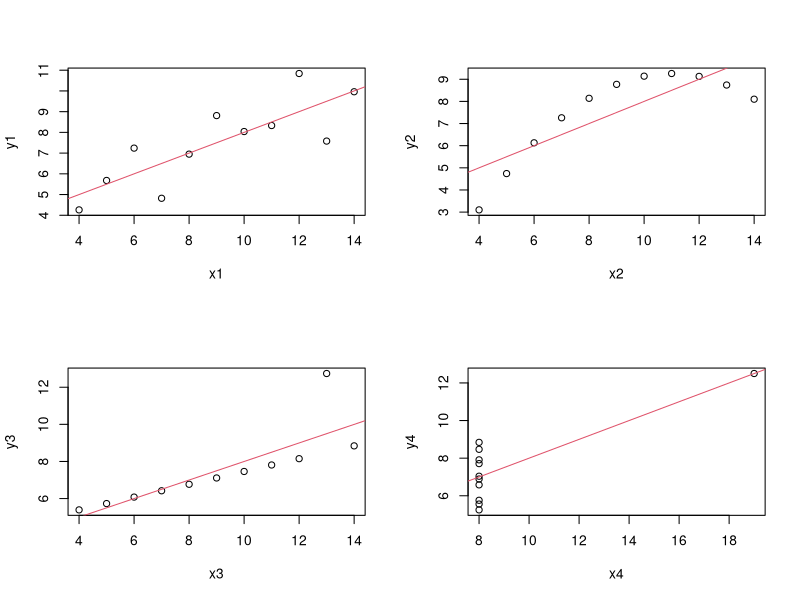
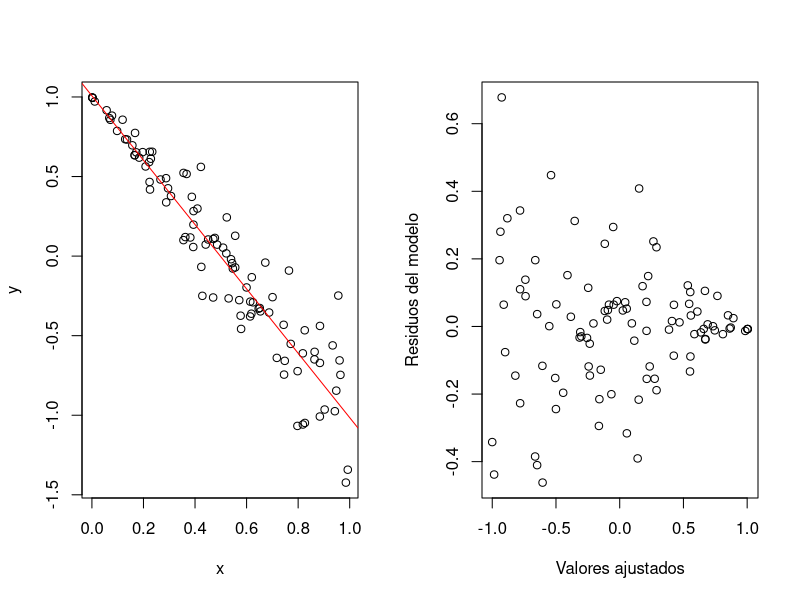
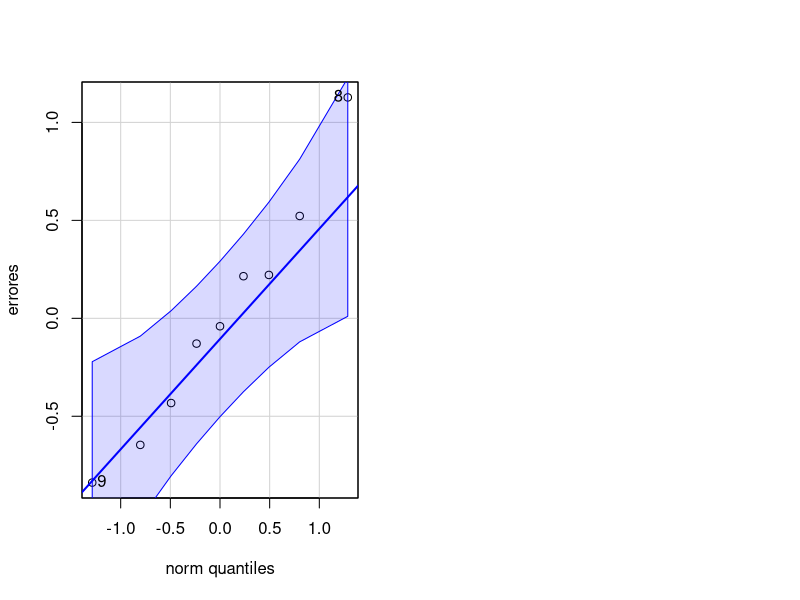

The R script that drew these images, in order: (Note: this script raises an error after producing the figures.)
## ---- chunk 1
knitr::opts_chunk$set(echo = TRUE)
## ---- chunk 2
sal=c(1.8,2.2,3.5,4.0,4.3,5.0)
tensión=c(100,98,110,110,112,120)
(media.sal = mean(sal))
(media.tensión = mean(tensión))
## ---- chunk 3
(var.sal = var(sal))
(var.tensión = var(tensión))
(cov.sal.tensión = cov(sal,tensión))
## ---- chunk 4
(b1 = cov.sal.tensión/var.sal)
(b0 = media.tensión-b1*media.sal)
## ---- chunk 5
lm(tensión ~sal)
## ---- chunk 6
(round(media.tensión-b0-b1*media.sal,6))
## ---- chunk 7
tensión.estimada = b0+b1*sal
(mean(tensión.estimada)-mean(tensión))
## ---- chunk 8
errores=tensión.estimada-tensión
SSE = sum(errores^2)
n=length(sal)
(estimación.varianza = SSE/(n-2))
## ---- chunk 9
(SST = sum((tensión-media.tensión)^2))
## ---- chunk 10
(SSR = sum((tensión.estimada-media.tensión)^2))
## ---- chunk 11
(SSE = sum((tensión-tensión.estimada)^2))
## ---- chunk 12
(round(SST-SSR-SSE,6))
## ---- chunk 13
(R2=SSR/SST)
## ---- chunk 14
(R2=var(tensión.estimada)/var(tensión))
## ---- chunk 15
summary(lm(tensión ~ sal))$r.squared
## ---- chunk 16
data(anscombe)
str(anscombe)
## ---- chunk 17
anscombe
## ---- chunk 18
summary(lm(y1~x1,data=anscombe))$r.squared
summary(lm(y2~x2,data=anscombe))$r.squared
## ---- chunk 19
summary(lm(y3~x3,data=anscombe))$r.squared
summary(lm(y4~x4,data=anscombe))$r.squared
## ---- chunk 20
par(mfrow=c(2,2))
plot(y1~x1,data=anscombe)
abline(lm(y1~x1,data=anscombe),col=2)
plot(y2~x2,data=anscombe)
abline(lm(y2~x2,data=anscombe),col=2)
plot(y3~x3,data=anscombe)
abline(lm(y3~x3,data=anscombe),col=2)
plot(y4~x4,data=anscombe)
abline(lm(y4~x4,data=anscombe),col=2)
## ---- chunk 21
library(nortest)
lillie.test(errores)
## ---- chunk 22
alpha=0.05
S=sqrt(estimación.varianza)
extremo.izquierda.b1 = b1-qt(1-alpha/2,n-2)*S/(sd(sal)*sqrt(n-1))
extremo.derecha.b1 = b1+qt(1-alpha/2,n-2)*S/(sd(sal)*sqrt(n-1))
print('Intervalo confianza para b1:')
print(c(extremo.izquierda.b1,extremo.derecha.b1))
## ---- chunk 23
extremo.izquierda.b0 = b0-qt(1-alpha/2,n-2)*S*sqrt(1/n+media.sal^2/((n-1)*var(sal)))
extremo.derecha.b0 = b0+qt(1-alpha/2,n-2)*S*sqrt(1/n+media.sal^2/((n-1)*var(sal)))
print('Intervalo confianza para b0:')
print(c(extremo.izquierda.b0,extremo.derecha.b0))
## ---- chunk 24
confint(lm(tensión~sal),level=0.95)
## ---- chunk 25
alpha=0.05
x0=4.5
y0.estimado = b0+b1*x0
extremo.izquierda.mu.x0 = y0.estimado-qt(1-alpha/2,n-2)*S*
  sqrt(1/n+(x0-media.sal)^2/((n-1)*var(sal)))
extremo.derecha.mu.x0 = y0.estimado+qt(1-alpha/2,n-2)*S*
  sqrt(1/n+(x0-media.sal)^2/((n-1)*var(sal)))
print(paste("Intervalo de confianza para mu de Y para x0=",x0))
print(c(extremo.izquierda.mu.x0,extremo.derecha.mu.x0))
## ---- chunk 26
extremo.izquierda.y0 = y0.estimado-qt(1-alpha/2,n-2)*S*
  sqrt(1+1/n+(x0-media.sal)^2/((n-1)*var(sal)))
extremo.derecha.y0 = y0.estimado+qt(1-alpha/2,n-2)*S*
  sqrt(1+1/n+(x0-media.sal)^2/((n-1)*var(sal)))
print(paste("Intervalo de confianza para y0 para x0=",x0))
print(c(extremo.izquierda.y0,extremo.derecha.y0))
## ---- chunk 27
newdata=data.frame(sal=4.5)
predict.lm(lm(tensión~sal),newdata,interval="confidence",level= 0.95)
predict.lm(lm(tensión~sal),newdata,interval="prediction",level= 0.95)
## ---- chunk 28
(t0 = b1/(S/(sd(sal)*sqrt(n-1))))
## ---- chunk 29
(p=2*pt(abs(t0),n-2,lower.tail = FALSE))
## ---- chunk 30
summary(lm(tensión ~ sal))
## ---- chunk 31
t0^2
## ---- chunk 32
X=matrix(c(1,78,48.2,2.75,29.5,1,69,45.5,2.15,26.3,
 1,77,46.3,4.41,32.2,1,88,49,5.52,36.5,
 1,67,43,3.21,27.2,1,80,48,4.32,27.7,
 1,74,48,2.31,28.3,1,94,53,4.3,30.3,
 1,102,58,3.71,28.7),nrow=9,byrow=TRUE)
y.bebes=cbind(c(57.5,52.8,61.3,67,53.5,62.7,56.2,68.5,69.2))
(estimaciones.b = solve(t(X)%*%X)%*%(t(X)%*%y.bebes))
## ---- chunk 33
lm(y.bebes ~ X[,2]+X[,3]+X[,4]+X[,5])
## ---- chunk 34
vectores.medios = apply(X[,1:5],2,mean)
round(mean(y.bebes)-t(estimaciones.b)%*%vectores.medios,6)
## ---- chunk 35
valores.estimados = X%*%estimaciones.b
round(mean(y.bebes)-mean(valores.estimados),6)
## ---- chunk 36
errores=y.bebes-valores.estimados
round(mean(errores))
SSE=sum(errores^2)
n=dim(X)[1]
var(errores)-SSE/(n-1)
## ---- chunk 37
(SST=sum((y.bebes-mean(y.bebes))^2))
## ---- chunk 38
(SSR=sum((valores.estimados-mean(y.bebes))^2))
## ---- chunk 39
(SSE = sum(errores^2))
## ---- chunk 40
round(SST-SSR-SSE,6)
## ---- chunk 41
(R2=SSR/SST)
## ---- chunk 42
(R2 = var(valores.estimados)/var(y.bebes))
## ---- chunk 43
summary(lm(y.bebes~X[,2]+X[,3]+X[,4]+X[,5]))$r.squared
## ---- chunk 44
k=dim(X)[2]-1
(R2.adj = 1-(1-R2)*(n-1)/(n-k-1))
## ---- chunk 45
summary(lm(y.bebes~X[,2]+X[,3]+X[,4]+X[,5]))$adj.r.squared
## ---- chunk 46
summary(lm(y.bebes~X[,2]))$adj.r.squared
## ---- chunk 47
summary(lm(y.bebes~X[,2]+X[,3]))$adj.r.squared
## ---- chunk 48
summary(lm(y.bebes~X[,2]+X[,3]+X[,4]))$adj.r.squared
## ---- chunk 49
AIC(lm(y.bebes~X[,2]))
AIC(lm(y.bebes~X[,2]+X[,3]))
AIC(lm(y.bebes~X[,2]+X[,3]+X[,4]))
## ---- chunk 50
AIC(lm(y.bebes~X[,2]+X[,3]+X[,4]+X[,5]))
## ---- chunk 51
BIC(lm(y.bebes~X[,2]))
BIC(lm(y.bebes~X[,2]+X[,3]))
BIC(lm(y.bebes~X[,2]+X[,3]+X[,4]))
## ---- chunk 52
BIC(lm(y.bebes~X[,2]+X[,3]+X[,4]+X[,5]))
## ---- chunk 53
lillie.test(errores)
## ---- chunk 54
(S2 = SSE/(n-k-1))
## ---- chunk 55
S2*solve(t(X)%*%X)
## ---- chunk 56
(errores.estandar = sqrt(S2*diag(solve(t(X)%*%X))))
## ---- chunk 57
alpha=0.05
c(estimaciones.b[1]-qt(1-alpha/2,n-k-1)*errores.estandar[1],
  estimaciones.b[1]+qt(1-alpha/2,n-k-1)*errores.estandar[1])
## ---- chunk 58
c(estimaciones.b[2]-qt(1-alpha/2,n-k-1)*errores.estandar[2],
  estimaciones.b[2]+qt(1-alpha/2,n-k-1)*errores.estandar[2])
## ---- chunk 59
c(estimaciones.b[3]-qt(1-alpha/2,n-k-1)*errores.estandar[3],
  estimaciones.b[3]+qt(1-alpha/2,n-k-1)*errores.estandar[3])
## ---- chunk 60
c(estimaciones.b[4]-qt(1-alpha/2,n-k-1)*errores.estandar[4],
  estimaciones.b[4]+qt(1-alpha/2,n-k-1)*errores.estandar[4])
## ---- chunk 61
c(estimaciones.b[5]-qt(1-alpha/2,n-k-1)*errores.estandar[5],
  estimaciones.b[5]+qt(1-alpha/2,n-k-1)*errores.estandar[5])
## ---- chunk 62
confint(lm(y.bebes~X[,2]+X[,3]+X[,4]+X[,5]),level=0.95)
## ---- chunk 63
alpha=0.05
x0 = c(1,75,50,4,30)
y0.estimado = sum(estimaciones.b*x0)
c(y0.estimado-qt(1-alpha/2,n-k-1)*sqrt(S2*(t(x0)%*%solve(t(X)%*%X)%*%x0)),
  y0.estimado+qt(1-alpha/2,n-k-1)*sqrt(S2*(t(x0)%*%solve(t(X)%*%X)%*%x0)))
## ---- chunk 64
c(y0.estimado-qt(1-alpha/2,n-k-1)*sqrt(S2*(1+(t(x0)%*%solve(t(X)%*%X)%*%x0))),
  y0.estimado+qt(1-alpha/2,n-k-1)*sqrt(S2*(1+(t(x0)%*%solve(t(X)%*%X)%*%x0))))
## ---- chunk 65
newdata=data.frame(x1=75,x2=50,x3=4,x4=30)
x1=X[,2]
x2=X[,3]
x3=X[,4]
x4=X[,5]
predict.lm(lm(y.bebes~x1+x2+x3+x4),newdata,interval="confidence",level= 0.95)
## ---- chunk 66
predict.lm(lm(y.bebes~x1+x2+x3+x4),newdata,interval="prediction",level= 0.95)
## ---- chunk 67
anova(lm(y.bebes~X[,2:5]))
## ---- chunk 68
summary(lm(y.bebes~x1+x2+x3+x4))
## ---- chunk 69
set.seed(2020)
x<-runif(100)
y<-1-2*x+0.3*x*rnorm(100)
par(mfrow=c(1,2))
plot(x,y)
r=lm(y~x)
abline(r,col="red")
plot(r$res~r$fitted.values,xlab="Valores ajustados",ylab="Residuos del modelo")
## ---- chunk 70
residuos=r$res
(X0=length(residuos)*summary(lm(residuos^2~x+I(x^2)))$r.squared)
(p.valor=pchisq(X0,2,lower.tail = FALSE))
## ---- chunk 71
library(lmtest)
bptest(r,~x+I(x^2))
## ---- chunk 72
errores
## ---- chunk 73
(coef.deter.modelo.auxiliar = summary(lm(errores^2 ~ X[,2]+X[,3]+X[,4]+X[,5]))$r.squared)
## ---- chunk 74
(X0 = n*coef.deter.modelo.auxiliar)
(p.valor = pchisq(X0,k,lower.tail=FALSE))
## ---- chunk 75
y.bebes=c(57.5,52.8,61.3,67,53.5,62.7,56.2,68.5,69.2)
reg.mul.original = lm(y.bebes~X[,2]+X[,3]+X[,4]+X[,5])
bptest(reg.mul.original)
## ---- chunk 76
library(car)
estimación.sigma2 = sum(errores^2)/(n-k-1)
qqPlot(errores,distribution = "norm", mean=0,sd=sqrt(estimación.sigma2))
## ---- chunk 77
lillie.test(errores)
## ---- chunk 78
diferencias = errores[2:n]-errores[1:(n-1)]
(estadístico.d = sum(diferencias^2)/sum(errores^2))
## ---- chunk 79
library(lmtest)
dwtest(reg.mul.original,alternative = 'greater')
## ---- chunk 80
dwtest(reg.mul.original,alternative = 'less')
## ---- chunk 81
reg.mul.original$fitted.values
## ---- chunk 82
valores.ajustados2 = reg.mul.original$fitted.values^2
summary(lm(y.bebes~X[,2]+X[,3]+X[,4]+X[,5]+valores.ajustados2))[[4]]
## ---- chunk 83
library(car)
residualPlots(reg.mul.original,plot=FALSE)
## ---- chunk 84
library(car)
crPlots(reg.mul.original)
## ---- chunk 85
x=seq(from=60,to=80,by=2)
y=x+rnorm(length(x))*0.5
x2=c(x,160)
y2=c(y,60)
par(mfrow=c(1,2))
plot(x,y,main="Sin observación anómala")
abline(lm(y~x),col="red")
plot(x2,y2,main="Con observación anómala")
abline(lm(y2~x2),col="red")
## ---- chunk 86
x=seq(from=60,to=80,by=2)
y=x+rnorm(length(x))*0.5
x2=c(x,65)
y2=c(y,50)
x3=c(x,160)
y3=c(y,162)
x4=c(x,160)
y4=c(y,60)

par(mfrow=c(1,3))
plot(x2,y2,main="Outlier")
points(65,50,pch=19,col="blue",cex=2)
abline(lm(y2~x2),col="red")
plot(x3,y3,main="Leverage")
abline(lm(y3~x3),col="red")
points(160,162,pch=19,col="blue",cex=2)
plot(x4,y4,main="Punto influyente")
abline(lm(y4~x4),col="red")
points(160,60,pch=19,col="blue",cex=2)
## ---- chunk 87
(valores.hat=hatvalues(reg.mul.original))
which(valores.hat > 2*(k+1)/n)
## ---- chunk 88
outlierTest(reg.mul.original)
## ---- chunk 89
(distancias.cook=cooks.distance(reg.mul.original))
which(distancias.cook > 4/(n-k-1))
## ---- chunk 90
step(reg.mul.original)
